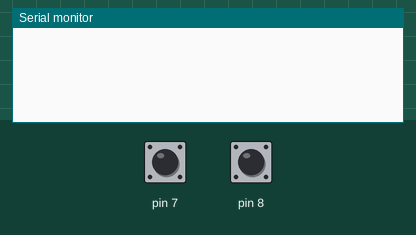
Recording of a sketch running on a simulated Arduino Uno, built with avr-gcc and run on an emulated ATmega328P. Parts: the last lines printed to the serial monitor. The inputs (shaded band) are chosen by the test bench; at power-on: pin 7 HIGH, pin 8 HIGH.

Above: at 1.2 s.
1.3 s: pin 7 pulled LOW for 0.15 s
At 1.9 s:
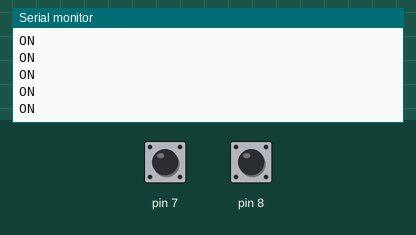
2.9 s: pin 8 pulled LOW for 0.15 s
At 4.2 s:
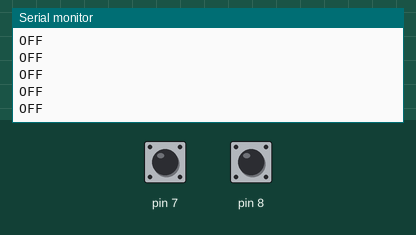
4.5 s: pin 8 driven LOW
10.5 s: pin 7 pulled LOW for 1 s
At 11.3 s:
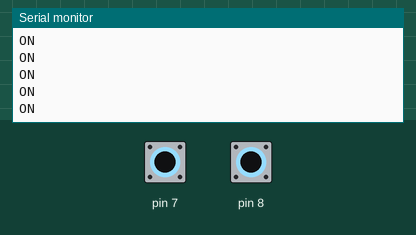

Measured:
- after the input at 1.3 s, the serial monitor: prints a new line at once (image 1)
- after the input at 2.9 s, the serial monitor: prints a new line at once (image 2)
- after the input at 10.5 s, the serial monitor: prints a new line after 0.07 s (image 3)

The sketch:

BTN_Test.ino
```cpp
void setup() {
  // put your setup code here, to run once:
  pinMode(7, INPUT_PULLUP);
  pinMode(8, INPUT_PULLUP);
  Serial.begin(9600);
}

void loop() {
  // put your main code here, to run repeatedly:
  if (LOW == digitalRead(7)) {
    Serial.println("ON");
  } else if(LOW == digitalRead(8)){
    Serial.println("OFF");
  }
}
```
